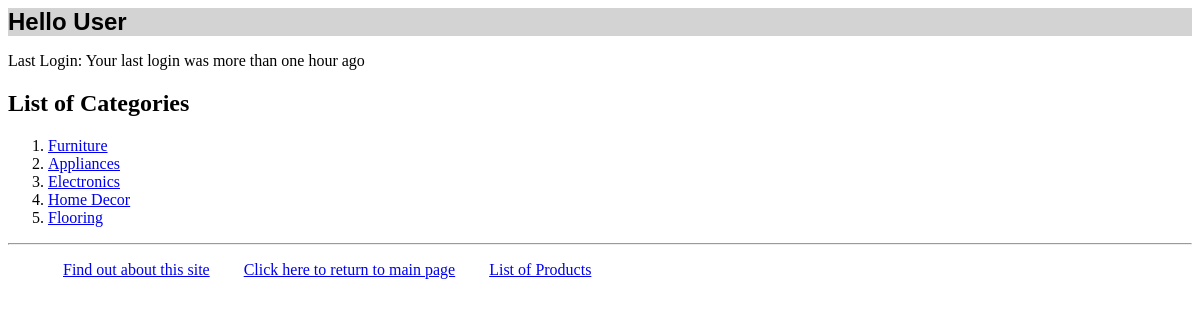
The page /myapp/ on the database its author committed.
### myapp/models.py (models this page shows, shortened)
class Category(models.Model):
    name = models.CharField(max_length=200)
    warehouse = models.CharField(max_length=200, default='Any String', blank=False)

### myapp/views.py (the view)
# urls.py: path(r'', views.index, name='index'),
def index(request):
    cat_list = Category.objects.all().order_by('id')[:10]
    username = "User"
    if request.user.is_authenticated:
        username = request.user.username
    lastlogininfo = 'Your last login was more than one hour ago'
    last_login = request.session.get('last_login', False)
    if last_login:
        last_login_datetime = datetime.strptime(last_login, "%d/%m/%Y %H:%M:%S")
        duration = datetime.now() - last_login_datetime
        if duration.seconds < 60 * 60:
            lastlogininfo = last_login
    return render(request, 'myapp/index.html', {'cat_list': cat_list, 'username': username, 'lastlogininfo': lastlogininfo})

### myapp/templates/myapp/index.html
{% extends 'myapp/base.html' %}
{% block myhdg %}Hello {{ username }} {% endblock %}
{% block body_block %}
    <p>Last Login: {{ lastlogininfo }}</p>
    {% if cat_list %}
        <h2>List of Categories</h2>
        <ol>
            {% for cat  in cat_list %}
                <li><a href="{% url 'myapp:detail' cat_no=cat.id %}"> {{ cat.name }} </a></li>
            {% endfor %}
        </ol>
    {% else %}
        <strong>There are no available categories!</strong>
    {% endif %}
{% endblock %}

### rows shown on the page
Category: name "Furniture"
Category: name "Appliances"
Category: name "Electronics"
Category: name "Home Decor"
Category: name "Flooring"

### other values the page prints
{{ username }} "User"
{{ lastlogininfo }} "Your last login was more than one hour ago"
